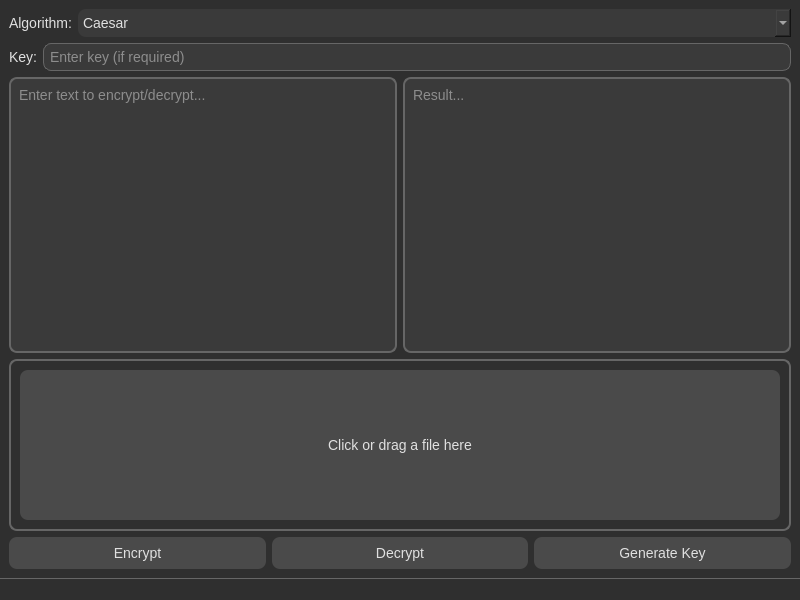
<?xml version="1.0" encoding="UTF-8"?>
<ui version="4.0">
 <class>MainWindow</class>
 <widget class="QMainWindow" name="MainWindow">
  <property name="geometry">
   <rect>
    <x>0</x>
    <y>0</y>
    <width>800</width>
    <height>600</height>
   </rect>
  </property>
  <property name="windowTitle">
   <string>VocabEncryptor</string>
  </property>
  <property name="styleSheet">
   <string notr="true">
/* Light dark theme with gray tones */
QWidget {
    background-color: #2f2f2f;
    color: #e0e0e0;
    font-family: Arial, sans-serif;
    font-size: 14px;
}
QTextEdit, QLineEdit {
    background-color: #3a3a3a;
    color: #e0e0e0;
    border: 1px solid #666666;
    border-radius: 8px;
    padding: 4px;
}
QPushButton {
    background-color: #4a4a4a;
    color: #e0e0e0;
    border: none;
    border-radius: 8px;
    padding: 8px;
    font-family: Arial, sans-serif;
    font-size: 14px;
}
QPushButton:hover {
    background-color: #5a5a5a;
}
QComboBox {
    background-color: #3a3a3a;
    color: #e0e0e0;
    border: none;
    border-radius: 8px;
    padding: 5px;
    font-family: Arial, sans-serif;
    font-size: 14px;
}
QFrame {
    border: 2px solid #666666;
    border-radius: 8px;
}
QStatusBar {
    background-color: #2f2f2f;
    color: #e0e0e0;
    border-top: 1px solid #666666;
    font-family: Arial, sans-serif;
    font-size: 12px;
}
   </string>
  </property>
  <widget class="QWidget" name="centralwidget">
   <layout class="QVBoxLayout" name="verticalLayout">
    <item>
     <layout class="QHBoxLayout" name="algorithmLayout">
      <item>
       <widget class="QLabel" name="algorithmLabel">
        <property name="styleSheet">
         <string notr="true">border: none;</string>
        </property>
        <property name="text">
         <string>Algorithm:</string>
        </property>
       </widget>
      </item>
      <item>
       <widget class="QComboBox" name="cipherComboBox">
        <property name="sizePolicy">
         <sizepolicy hsizetype="Expanding" vsizetype="Fixed">
          <horstretch>0</horstretch>
          <verstretch>0</verstretch>
         </sizepolicy>
        </property>
        <property name="styleSheet">
         <string notr="true">border: none;</string>
        </property>
        <item>
         <property name="text">
          <string>Caesar</string>
         </property>
        </item>
        <item>
         <property name="text">
          <string>Atbash</string>
         </property>
        </item>
        <item>
         <property name="text">
          <string>Vigenere</string>
         </property>
        </item>
        <item>
         <property name="text">
          <string>XOR</string>
         </property>
        </item>
        <item>
         <property name="text">
          <string>Playfair</string>
         </property>
        </item>
       </widget>
      </item>
     </layout>
    </item>
    <item>
     <layout class="QHBoxLayout" name="keyLayout">
      <item>
       <widget class="QLabel" name="keyLabel">
        <property name="styleSheet">
         <string notr="true">border: none;</string>
        </property>
        <property name="text">
         <string>Key:</string>
        </property>
       </widget>
      </item>
      <item>
       <widget class="QLineEdit" name="keyLineEdit">
        <property name="placeholderText">
         <string>Enter key (if required)</string>
        </property>
       </widget>
      </item>
     </layout>
    </item>
    <item>
     <layout class="QHBoxLayout" name="textLayout">
      <item>
       <widget class="QTextEdit" name="inputTextEdit">
        <property name="placeholderText">
         <string>Enter text to encrypt/decrypt...</string>
        </property>
       </widget>
      </item>
      <item>
       <widget class="QTextEdit" name="outputTextEdit">
        <property name="mouseTracking">
         <bool>true</bool>
        </property>
        <property name="readOnly">
         <bool>true</bool>
        </property>
        <property name="placeholderText">
         <string>Result...</string>
        </property>
       </widget>
      </item>
     </layout>
    </item>
    <item>
     <widget class="QFrame" name="dragDropFrame">
      <property name="minimumSize">
       <size>
        <width>0</width>
        <height>150</height>
       </size>
      </property>
      <property name="toolTip">
       <string>Drag and drop a file here or click to select</string>
      </property>
      <layout class="QVBoxLayout" name="dragDropLayout">
       <item>
        <widget class="QPushButton" name="selectFileButton">
         <property name="minimumSize">
          <size>
           <width>0</width>
           <height>150</height>
          </size>
         </property>
         <property name="text">
          <string>Click or drag a file here</string>
         </property>
        </widget>
       </item>
      </layout>
     </widget>
    </item>
    <item>
     <layout class="QHBoxLayout" name="buttonLayout">
      <item>
       <widget class="QPushButton" name="encryptButton">
        <property name="text">
         <string>Encrypt</string>
        </property>
       </widget>
      </item>
      <item>
       <widget class="QPushButton" name="decryptButton">
        <property name="text">
         <string>Decrypt</string>
        </property>
       </widget>
      </item>
      <item>
       <widget class="QPushButton" name="generateKeyButton">
        <property name="text">
         <string>Generate Key</string>
        </property>
       </widget>
      </item>
     </layout>
    </item>
   </layout>
  </widget>
  <widget class="QStatusBar" name="statusbar"/>
 </widget>
 <resources/>
 <connections/>
</ui>
